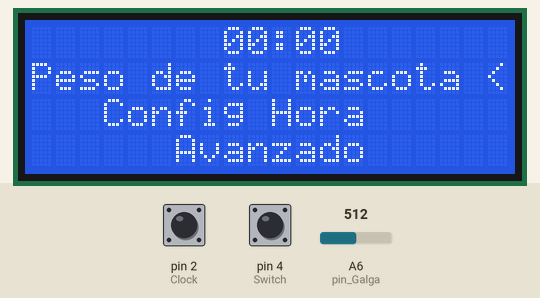
This program was run on a simulated Arduino Nano, built with avr-gcc and run on an emulated ATmega328P. Parts: 20×4 character LCD. The inputs (shaded band) are chosen by the test bench; at power-on: pin 4 (Switch) HIGH, pin 2 (Clock) HIGH, A6 (pin_Galga) = 512. What the program prints to the serial monitor is not drawn.

Above: at 1.3 s.
1.4 s: pin 4 (Switch) pulled LOW for 3.2 s
5.2 s: pin 4 (Switch) pulled LOW for 0.15 s
5.9 s: pin 4 (Switch) pulled LOW for 0.15 s
6.6 s: pin 4 (Switch) pulled LOW for 3.2 s
10.4 s: pin 4 (Switch) pulled LOW for 1 s
12.0 s: pin 4 (Switch) pulled LOW for 0.15 s
Timing chart, 0 to 13.7 s (numbered marks = the images above; inputs shaded):
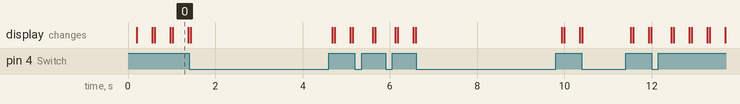

The program:

main.cpp
```cpp
#include <Arduino.h>
#include <Wire.h>
#include <LiquidCrystal_I2C.h>

// A4 SDA
// A5 SCL
LiquidCrystal_I2C lcd(0x27,20,4); // LCD 20x4 con dirección 0x27
const int Clock = 2;        //Pin Clock Encoder
const int Data = 3;         //Pin Data Encoder
const int Switch = 4;       //Pin Switch Encoder
const int GiroMotor = 5;  //Control de giro del motor
const int pin_Galga = A6;
float lectura_galga = 0;
int menu_Actual = 0;        //Se usa para llevar rastro de los menús
int estado_ActualClock;     //Se utiliza para almacenar el estado actual del clock del encoder
int estado_PrevioClock;     //Se utiliza para almacenar el estado previo del clock del encoder y ser capaces de comparar un cambio de estado
float peso_Contador = 0.1;  //Variable que seguirá el rastro del peso de la mascota a lo largo del código
String peso_lcd = "0.1";    //Variable auxiliar para poder hacer el display del peso cuando sea necesario
#define Intervalo 60000     //Se usa esta variable para llevar el minutero, recordar que en Python toca tiempo en millis()
int hora_Global = 0 ;       //Esta variable lleva el conteo de las horas del día
int minuto_Global = 0;      //Esta variable lleva el conteo de los minutos que pasan
unsigned long tiempo_Anterior = 0; //Se usa para llevar el conteo del tiempo

void actualizarHora(int &hora, int &minuto, unsigned long &tiempo_referencia) {
  // El & es para modificar tanto las variables locales de la función como las variables globales que se ingresan a la función, con eso se tiene mejor control DE LOCOS
  unsigned long tiempo_Actual = millis(); // Tiempo actual en ms

  if (tiempo_Actual - tiempo_referencia >= Intervalo) {
      minuto++;
      tiempo_referencia = tiempo_Actual; // Se actualiza la referencia
  }

  if (minuto >= 60) {
      minuto = 0;
      hora++;
  }

  if (hora >= 24) {
      hora = 0;
  }
}

String obtener_HoraString(int hora, int minuto) {
  char buffer[6];  // "HH:MM" + '\0' //Crea un array de carácteres llamado buffer, tiene tamaño 6 debido a que se necesita el caracter nulo para inidicar el fin de la cadena
  sprintf(buffer, "%02d:%02d", hora, minuto);  //Llena buffer con el texto con formato %02d , número entero (d) con mínimo dos dígitos (02), que se rellena de "0" de ser necesario. Un ":" fijo también.
  return String(buffer); //Se devuelve un string
}

void mostrar_Menu(String hora){
  lcd.clear();
  switch (menu_Actual) {
    case 0:
      lcd.setCursor(8,0);
      lcd.print(hora);
      lcd.setCursor(0,1);
      lcd.print("Peso de tu mascota <");
      lcd.setCursor(3,2);
      lcd.print("Config Hora");
      lcd.setCursor(6,3);
      lcd.print("Avanzado");
      break;
    case 1:
      lcd.setCursor(8,0);
      lcd.print(hora);
      lcd.setCursor(0,1);
      lcd.print("Peso de tu mascota");
      lcd.setCursor(5,2);
      lcd.print("Config Hora   <");
      lcd.setCursor(6,3);
      lcd.print("Avanzado");
      break;
    case 2:
      lcd.setCursor(8,0);
      lcd.print(hora);
      lcd.setCursor(0,1);
      lcd.print("Peso de tu mascota");
      lcd.setCursor(3,2);
      lcd.print("Comidas al dia");
      lcd.setCursor(6,3);
      lcd.print("Avanzado     <");
      break;
    case 3:
      lcd.setCursor(5,0);
      lcd.print("Peso en Kg");
      lcd.setCursor(9,1);
      lcd.print(peso_lcd);
      lcd.setCursor(1,3);
      lcd.print("Pulsa para elegir");
      break;
  }
}

void setup() {
  Serial.begin(9600);
  pinMode(Clock, INPUT);         // Se asigna el pin del Clock como Input
  pinMode(Data, INPUT);          // Se asigna el pin del Data como input
  pinMode(Switch, INPUT_PULLUP); // Pull-up interno para el botón, se asigna el pin del switch como input
  pinMode(pin_Galga, INPUT);
  estado_PrevioClock = digitalRead(Clock);  //Se verifica el estado actual del clock para tener una referencia adecuada para la primera medida
  lcd.init();       //Se inicia el protocolo de comunicación con la pantalla LCD
  lcd.backlight();  //Se enciende las luz de fondo
  mostrar_Menu(obtener_HoraString(hora_Global, minuto_Global)); //Se llama esta función para desplegar el menú principal por defecto al encender
}

void loop() {
  estado_ActualClock = digitalRead(Clock); // Lectura del Clock
  actualizarHora(hora_Global , minuto_Global , tiempo_Anterior);

  // **Rotación detectada** (Flanco de subida)
  if (estado_ActualClock != estado_PrevioClock && estado_ActualClock == HIGH) {
    if (menu_Actual <= 2) {  // Solo modifica si está en 0, 1 o 2
      if (digitalRead(Data) == HIGH) {
        // **Giro en sentido horario (CW)**
        menu_Actual++;
        if (menu_Actual > 2) menu_Actual = 0;  // Vuelve a 0 después de 2
      } else {
        // **Giro en sentido antihorario (CCW)**
        if (menu_Actual > 0) {
          menu_Actual--;
        } else {
          menu_Actual = 2;  // Si está en 0, regresa a 2
        }
      }
      mostrar_Menu(obtener_HoraString(hora_Global, minuto_Global)); // Actualiza la pantalla solo cuando cambia el menú
    }
  }

  // **Botón presionado (para entrar al menú 3)**
  if (digitalRead(Switch) == HIGH && menu_Actual == 0) {
    menu_Actual = 3;
    mostrar_Menu(obtener_HoraString(hora_Global, minuto_Global));
    delay(10);  // Evita doble detección del botón
  }

  // **Manejo del peso en menú 3**
  if (menu_Actual == 3 && estado_ActualClock != estado_PrevioClock && estado_ActualClock == HIGH) {
    bool pesoCambiado = false;
    if (digitalRead(Data) == HIGH) {
      if (peso_Contador > 0.1){
      peso_Contador -= 0.1; // Disminuye peso
      pesoCambiado = true;
      }
    } else {
        peso_Contador += 0.1; // Aumenta peso
        pesoCambiado = true;
      }

    if (pesoCambiado) {
      peso_lcd = String(peso_Contador, 1); // Convierte a String con 1 decimal
      mostrar_Menu(obtener_HoraString(hora_Global, minuto_Global)); // Actualiza solo cuando cambia el peso
    }
  }

  // **Salir del menú 3 con el botón**
  if (menu_Actual == 3 && digitalRead(Switch) == HIGH) {
    menu_Actual = 0;
    mostrar_Menu(obtener_HoraString(hora_Global, minuto_Global));
    delay(10); // Evita rebotes
  }
  estado_PrevioClock = estado_ActualClock; // Guarda el estado anterior
  lectura_galga = 0;
  for (int i = 0; i < 50; i++){
    lectura_galga+=analogRead(pin_Galga);
  }
  lectura_galga = lectura_galga/50;
  lectura_galga = lectura_galga*5/1023;
  Serial.println(lectura_galga);
  delay(100);
}
```
